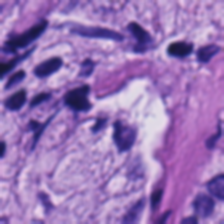
#> input picture figuras/example_GB.png, 224 x 224 px; its folder holds only this picture in this run
$ python -i patch_engine.py   (imports and definitions only)
#> lines starting #> are read from the running program, lines starting #| are printed output that depends on the picture; after the words box and inside, x2 and y2 are one past the last pixel; in counts of white or black regions, pixels touching at a corner belong together
### helpers/cv2_compat.py
from __future__ import annotations

from pathlib import Path
from typing import Any, cast

import numpy as np
from PIL import Image
from skimage.color import rgb2hsv
from skimage.draw import polygon, polygon_perimeter
from skimage.filters import threshold_otsu
from skimage.measure import find_contours
from skimage.morphology import binary_closing, binary_erosion, binary_opening

COLOR_IMAGE_NDIM = 3
RGB_CHANNEL_COUNT = 3
MIN_POLYLINE_POINTS = 2
MIN_POLYGON_POINTS = 3
CV2_DEFAULTS = {
    "IMREAD_COLOR": 1,
    "IMREAD_GRAYSCALE": 0,
    "IMREAD_UNCHANGED": -1,
    "COLOR_BGR2GRAY": 6,
    "COLOR_RGB2GRAY": 7,
    "COLOR_RGB2BGR": 8,
    "COLOR_BGR2RGB": 9,
    "COLOR_RGB2HSV": 10,
    "THRESH_BINARY": 0,
    "THRESH_OTSU": 8,
    "RETR_EXTERNAL": 0,
    "CHAIN_APPROX_NONE": 1,
    "CHAIN_APPROX_SIMPLE": 2,
    "INTER_AREA": 3,
    "MORPH_ELLIPSE": 4,
    "MORPH_OPEN": 5,
    "MORPH_CLOSE": 6,
}


def _ensure_cv2_error_type(cv2: Any) -> None:
    if hasattr(cv2, "error"):
        return

    class CV2Error(Exception):
        pass

    cv2.error = CV2Error


def _apply_missing_defaults(cv2: Any) -> None:
    for name, value in CV2_DEFAULTS.items():
        if not hasattr(cv2, name):
            setattr(cv2, name, value)


def _build_missing_method_factories(cv2: Any) -> dict[str, Any]:
    return {
        "setNumThreads": lambda: (lambda value: None),
        "addWeighted": lambda: _add_weighted,
        "imread": lambda: (lambda path, flag=cv2.IMREAD_COLOR: _imread(path, flag, cv2)),
        "imwrite": lambda: _imwrite,
        "cvtColor": lambda: (lambda image, code: _cvt_color(image, code, cv2)),
        "resize": lambda: (
            lambda image, size, interpolation=cv2.INTER_AREA: _resize(
                image,
                size,
                interpolation,
            )
        ),
        "threshold": lambda: (
            lambda src, thresh, maxval, threshold_type: _threshold(
                src,
                thresh,
                maxval,
                threshold_type,
                cv2,
            )
        ),
        "getStructuringElement": lambda: _get_structuring_element,
        "morphologyEx": lambda: (
            lambda src, op, kernel: _morphology_ex(src, op, kernel, cv2)
        ),
        "erode": lambda: _erode,
        "findContours": lambda: (lambda image, mode, method: _find_contours(image)),
        "drawContours": lambda: _draw_contours,
        "fillPoly": lambda: _fill_poly,
        "contourArea": lambda: _contour_area,
    }


def _apply_missing_methods(cv2: Any) -> None:
    for name, factory in _build_missing_method_factories(cv2).items():
        if not hasattr(cv2, name):
            setattr(cv2, name, factory())


def ensure_cv2_compat(cv2: Any) -> Any:
    _ensure_cv2_error_type(cv2)
    _apply_missing_defaults(cv2)
    _apply_missing_methods(cv2)
    return cv2


# [37 lines left out: functions _imread, _imwrite, _cvt_color, not called in this run]


def _rgb_to_gray(image: np.ndarray[Any, Any]) -> np.ndarray[Any, Any]:
    gray = (0.299 * image[:, :, 0]) + (0.587 * image[:, :, 1]) + (0.114 * image[:, :, 2])
    return np.asarray(np.round(gray), dtype=np.uint8)


# [24 lines left out: functions _resize, _threshold, not called in this run]


def _get_structuring_element(shape: int, ksize: tuple[int, int]) -> np.ndarray[Any, Any]:
    del shape
    return np.ones(ksize, dtype=np.uint8)


# [93 lines left out: functions _morphology_ex, _erode, _find_contours, _draw_contours, _fill_poly, _add_weighted and 1 more, not called in this run]

### helpers/extraction/patch_engine.py
# mypy: ignore-errors

import atexit
import json
import logging
import os
import re
import time
import traceback
from dataclasses import dataclass
from itertools import islice
from multiprocessing import Pool
from pathlib import Path
from typing import cast

import cv2
import numpy as np
import shapely
from dotenv import load_dotenv
from shapely.geometry import MultiPolygon, Polygon
from shapely.ops import clip_by_rect
from shapely.prepared import prep
from shapely.strtree import STRtree

from helpers.cv2_compat import ensure_cv2_compat
from helpers.extraction.data_handlers import BaseHandler
from helpers.extraction.profiling import (
    PhaseStats,
    build_profile_summary,
    create_phase_stats,
    merge_phase_stats,
    record_phase,
    write_profile_summary,
)
from helpers.runtime_platform import load_openslide_module, suppress_native_stderr

cv2 = ensure_cv2_compat(cv2)

# [1 line not run here, left out]
# --- Constants ---
WINDOW_SIZE = int(os.getenv("WINDOW_SIZE", 224))  # Default 224


def _build_morph_kernel(size: tuple[int, int]) -> np.ndarray:
    if hasattr(cv2, "getStructuringElement") and hasattr(cv2, "MORPH_ELLIPSE"):
        return cv2.getStructuringElement(cv2.MORPH_ELLIPSE, size)
    return np.ones(size, dtype=np.uint8)


KERNEL_OPEN = _build_morph_kernel((3, 3))  # For noise removal
KERNEL_CLOSE = _build_morph_kernel((7, 7))  # For hole filling
PATCH_AREA = WINDOW_SIZE * WINDOW_SIZE
HALF_WINDOW = WINDOW_SIZE // 2
MIN_TISSUE_COLOR_SPREAD = 10
MIN_POLYGON_POINTS = 3
MIN_LINEAR_RING_POINTS = 4
PROFILED_RESULT_TUPLE_SIZE = 3
ARTIFACT_CLASS_TO_COLUMN = {
    "Fold": "cov_fold",
    "PenMarking": "cov_penmarking",
    "OOF": "cov_oof",
    "Darkspot & Foreign Object": "cov_darkspot_foreign",
    "Edge & Air Bubble": "cov_edge_airbubble",
}

_WORKER_CONTEXT = {}
_WORKER_SLIDE = None
_WORKER_SLIDE_CACHE = None
_WORKER_CLEANUP_REGISTERED = False
_WORKER_NATIVE_STDERR_SUPPRESSION = None
WINDOW_PROFILE_PHASES = (
    "artifact_coverage",
    "read_region",
    "tissue_check",
    "cancer_mask",
    "not_cancer_mask",
)
MAX_PRECOMPUTED_MASK_BYTES = 256 * 1024 * 1024
MAX_PRECOMPUTED_TISSUE_RGB_BYTES = 128 * 1024 * 1024


@dataclass(frozen=True)
class _ExtractionPreparation:
    slide_basename: str
    annotations_cancer_level0: list[object]
    annotations_not_cancer_level0: list[object]
    artifact_polygons_by_class_level0: dict[str, list[object]]


@dataclass(frozen=True)
class _ScaledAnnotationRegion:
    scale_factor: float
    target_width: int
    target_height: int
    x_start: int
    y_start: int
    x_end: int
    y_end: int


@dataclass(frozen=True)
class _ExtractionWorkerSetup:
    worker_state: dict[str, object]
    filtered_coords: list[tuple[int, int]]
    batch_size: int


@dataclass(frozen=True)
class _WindowDecision:
    status: str
    label: str | None
    final_mask: np.ndarray | None


@dataclass(frozen=True)
class _WorkerSetupRequest:
    path_Image: str
    kwargs: dict[str, object]
    slide: object
    preparation: _ExtractionPreparation
    region: _ScaledAnnotationRegion
    filtered_coords: list[tuple[int, int]]
    slide_phase_seconds: dict[str, float]
    profile_output_path: object


# [58 lines left out: functions build_patch_record, sanitize_patch_filename_component, build_patch_filename, build_patch_filename_prefix, check_tissue_percentage_robust, not called in this run]


def _build_tissue_binary_mask(image_rgb):
    if image_rgb is None or image_rgb.size == 0:
        return np.zeros((0, 0), dtype=np.uint8)
    if not all(
        hasattr(cv2, attribute)
        for attribute in (
            "cvtColor",
            "COLOR_RGB2HSV",
            "threshold",
            "THRESH_BINARY",
            "THRESH_OTSU",
            "morphologyEx",
            "MORPH_OPEN",
            "MORPH_CLOSE",
        )
    ):
        color_spread = np.max(image_rgb, axis=2) - np.min(image_rgb, axis=2)
        return (color_spread > MIN_TISSUE_COLOR_SPREAD).astype(np.uint8)
    patch_hsv = cv2.cvtColor(image_rgb, cv2.COLOR_RGB2HSV)
#> patch_hsv: shape (224, 224, 3); mean H, S, V 137, 98.1, 181.8
    _, tissue_mask = cv2.threshold(patch_hsv[:, :, 1], 0, 255, cv2.THRESH_BINARY + cv2.THRESH_OTSU)
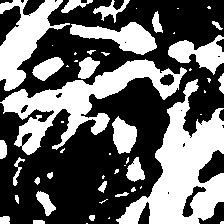
#> tissue_mask: shape (224, 224); 41% white; 52 white regions (26 under 20 px), largest, box (x1, y1, x2, y2) and area: (116, 79, 224, 224) 6739, (0, 59, 187, 155) 5299, (0, 0, 70, 91) 2637

    # Morphological operations for refinement
    tissue_mask = cv2.morphologyEx(tissue_mask, cv2.MORPH_OPEN, KERNEL_OPEN)
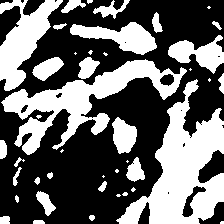
#> tissue_mask: shape (224, 224); 40.5% white; 42 white regions (16 under 20 px), largest, box (x1, y1, x2, y2) and area: (116, 79, 224, 224) 6726, (1, 59, 187, 155) 5255, (0, 0, 63, 91) 2572
    tissue_mask = cv2.morphologyEx(tissue_mask, cv2.MORPH_CLOSE, KERNEL_CLOSE)
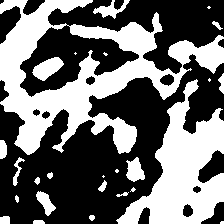
#> tissue_mask: shape (224, 224); 42.6% white; 26 white regions (8 under 20 px), largest, box (x1, y1, x2, y2) and area: (0, 0, 224, 155) 12431, (116, 79, 224, 224) 6914, (32, 57, 64, 81) 436
    return tissue_mask


# [155 lines left out: functions polygons_to_mask, _repair_geometry, _is_usable_polygon, _valid_polygon_parts, _scaled_polygon_parts, _clip_geometry_fast_or_safe and 2 more, not called in this run]


def get_zero_artifact_coverages():
    return {column_name: 0.0 for column_name in ARTIFACT_CLASS_TO_COLUMN.values()}


# [86 lines left out: functions compute_artifact_coverages_for_patch, build_scaled_polygon_index, build_artifact_geometry_index, not called in this run]


def _region_mask_shape(region):
    return (region.y_end - region.y_start, region.x_end - region.x_start)


# [234 lines left out: functions _build_region_mask, _estimated_region_mask_bytes, _build_precomputed_region_masks, _slice_region_mask, _build_tissue_region_mask, prepare_artifact_geometry_index and 6 more, not called in this run]


def _window_profile_stats(context):
    profile_enabled = bool(context.get("profile_output_path"))
    return profile_enabled, create_phase_stats(WINDOW_PROFILE_PHASES) if profile_enabled else None


# [776 lines left out: functions _window_masks, _ensure_patch_polygon, _decide_window_label, _window_result, _read_window_patch, _compute_window_artifact_coverages and 20 more, not called in this run]

>>> import cv2
>>> picture = cv2.cvtColor(cv2.imread('../../figuras/example_GB.png'), cv2.COLOR_BGR2RGB)
>>> result = _build_tissue_binary_mask(picture)
